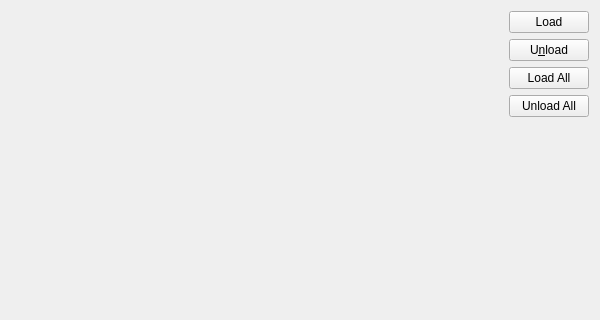
<ui version="4.0" >
 <class>PluginManagerWidget</class>
 <widget class="QWidget" name="PluginManagerWidget" >
  <property name="geometry" >
   <rect>
    <x>0</x>
    <y>0</y>
    <width>600</width>
    <height>320</height>
   </rect>
  </property>
  <property name="windowTitle" >
   <string>Plugin Manager</string>
  </property>
  <layout class="QHBoxLayout" >
   <item>
    <widget class="kt::LabelView" native="1" name="plugin_view" >
     <property name="sizePolicy" >
      <sizepolicy vsizetype="Preferred" hsizetype="Expanding" >
       <horstretch>0</horstretch>
       <verstretch>0</verstretch>
      </sizepolicy>
     </property>
    </widget>
   </item>
   <item>
    <layout class="QVBoxLayout" >
     <property name="spacing" >
      <number>6</number>
     </property>
     <property name="leftMargin" >
      <number>0</number>
     </property>
     <property name="topMargin" >
      <number>0</number>
     </property>
     <property name="rightMargin" >
      <number>0</number>
     </property>
     <property name="bottomMargin" >
      <number>0</number>
     </property>
     <item>
      <widget class="KPushButton" name="load_btn" >
       <property name="text" >
        <string>Load</string>
       </property>
      </widget>
     </item>
     <item>
      <widget class="KPushButton" name="unload_btn" >
       <property name="text" >
        <string>U&amp;nload</string>
       </property>
      </widget>
     </item>
     <item>
      <widget class="KPushButton" name="load_all_btn" >
       <property name="text" >
        <string>Load All</string>
       </property>
      </widget>
     </item>
     <item>
      <widget class="KPushButton" name="unload_all_btn" >
       <property name="text" >
        <string>Unload All</string>
       </property>
      </widget>
     </item>
     <item>
      <spacer>
       <property name="orientation" >
        <enum>Qt::Vertical</enum>
       </property>
       <property name="sizeType" >
        <enum>QSizePolicy::Expanding</enum>
       </property>
       <property name="sizeHint" >
        <size>
         <width>20</width>
         <height>31</height>
        </size>
       </property>
      </spacer>
     </item>
    </layout>
   </item>
  </layout>
 </widget>
 <layoutdefault spacing="6" margin="11" />
 <pixmapfunction>qPixmapFromMimeSource</pixmapfunction>
 <customwidgets>
  <customwidget>
   <class>KPushButton</class>
   <extends>QPushButton</extends>
   <header>kpushbutton.h</header>
  </customwidget>
  <customwidget>
   <class>kt::LabelView</class>
   <extends>QWidget</extends>
   <header>labelview.h</header>
   <container>1</container>
  </customwidget>
 </customwidgets>
 <includes>
  <include location="local" >kpushbutton.h</include>
  <include location="local" >kpushbutton.h</include>
  <include location="local" >kpushbutton.h</include>
  <include location="local" >kpushbutton.h</include>
 </includes>
 <resources/>
 <connections/>
</ui>
